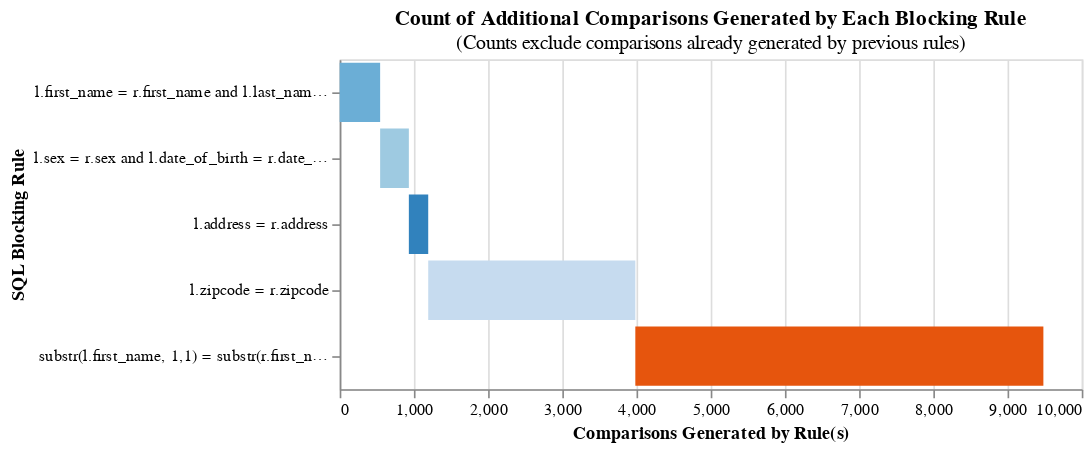

This figure's notebook cell:
### Code cell
blocking_rules_test = [
#     'l.address = r.address',
#     'l.zipcode = r.zipcode',
#     'substr(l.zipcode, 1,3) = substr(r.zipcode, 1,3)',
    'l.first_name = r.first_name and l.last_name = r.last_name',
    'l.sex = r.sex and l.date_of_birth = r.date_of_birth',
#     (
#         'l.sex = r.sex'
#         ' and l.date_of_birth = r.date_of_birth'
#         ' and substr(l.first_name, 1,1) = substr(r.first_name, 1,1)'
#         ' and substr(l.last_name, 1,1) = substr(r.last_name, 1,1)'
#     ),
    'l.address = r.address',
    'l.zipcode = r.zipcode',
    (
        'substr(l.first_name, 1,1) = substr(r.first_name, 1,1)'
        ' and substr(l.last_name, 1,1) = substr(r.last_name, 1,1)'
    ),
#     'substr(l.zipcode, 1,3) = substr(r.zipcode, 1,3)',
]

print('Cartesion product of input:', len(df_census_u5) * len(df_wic), '\n')

for rule in blocking_rules_test:
    count = linker_test.count_num_comparisons_from_blocking_rule(rule)
    print(f"Number of comparisons generated by '{rule}': {count:,.0f}")

linker_test.cumulative_num_comparisons_from_blocking_rules_chart(blocking_rules_test)

### Figure 1 — Vega-Lite specification as saved in the notebook (floating-point values rounded to 4 significant figures)
{"$schema": "https://vega.github.io/schema/vega-lite/v5.json", "width": 450, "height": 200, "title": {"text": "Count of Additional Comparisons Generated by Each Blocking Rule", "subtitle": "(Counts exclude comparisons already generated by previous rules)"}, "data": {"values": [{"row_count": 545, "rule": "l.first_name = r.first_name and l.last_name = r.last_name", "cumulative_rows": 545, "cartesian": 1419819, "reduction_ratio": "The rolling reduction ratio with your given blocking rule(s) is 1.0. \nThis represents the reduction in the total number of comparisons due to your rule(s).", "start": 0}, {"row_count": 387, "rule": "l.sex = r.sex and l.date_of_birth = r.date_of_birth", "cumulative_rows": 932, "cartesian": 1419819, "reduction_ratio": "The rolling reduction ratio with your given blocking rule(s) is 0.999. \nThis represents the reduction in the total number of comparisons due to your rule(s).", "start": 545}, {"row_count": 261, "rule": "l.address = r.address", "cumulative_rows": 1193, "cartesian": 1419819, "reduction_ratio": "The rolling reduction ratio with your given blocking rule(s) is 0.999. \nThis represents the reduction in the total number of comparisons due to your rule(s).", "start": 932}, {"row_count": 2791, "rule": "l.zipcode = r.zipcode", "cumulative_rows": 3984, "cartesian": 1419819, "reduction_ratio": "The rolling reduction ratio with your given blocking rule(s) is 0.997. \nThis represents the reduction in the total number of comparisons due to your rule(s).", "start": 1193}, {"row_count": 5499, "rule": "substr(l.first_name, 1,1) = substr(r.first_name, 1,1) and substr(l.last_name, 1,1) = substr(r.last_name, 1,1)", "cumulative_rows": 9483, "cartesian": 1419819, "reduction_ratio": "The rolling reduction ratio with your given blocking rule(s) is 0.993. \nThis represents the reduction in the total number of comparisons due to your rule(s).", "start": 3984}]}, "mark": "bar", "encoding": {"x": {"title": "Comparisons Generated by Rule(s)", "field": "start", "type": "quantitative"}, "x2": {"field": "cumulative_rows"}, "y": {"field": "rule", "title": "SQL Blocking Rule", "sort": ["-x2"]}, "color": {"field": "rule", "legend": null, "scale": {"scheme": "category20c"}}, "order": {"field": "cumulative_rows"}, "tooltip": [{"type": "nominal", "field": "rule", "title": "SQL Condition"}, {"type": "quantitative", "field": "row_count", "title": "Comparisons Generated", "format": ","}, {"type": "quantitative", "field": "cumulative_rows", "title": "Cumulative Comparisons", "format": ","}, {"type": "quantitative", "field": "cartesian", "title": "Cartesian Product of Input Data", "format": ","}, {"type": "quantitative", "field": "reduction_ratio", "title": "Reduction Ratio (cumulative rows/cartesian product)"}]}}
